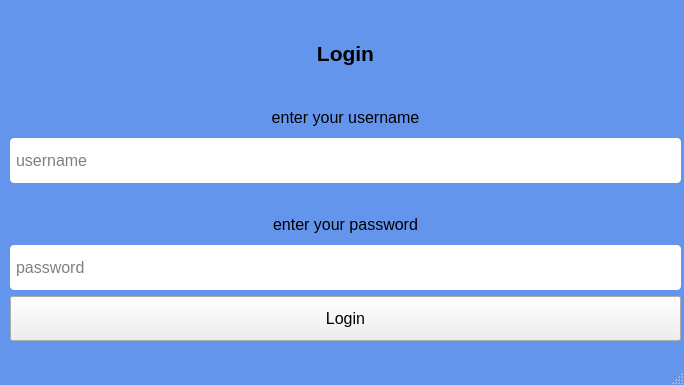
<?xml version="1.0" encoding="UTF-8"?>
<ui version="4.0">
 <class>Login_Window</class>
 <widget class="QMainWindow" name="Login_Window">
  <property name="geometry">
   <rect>
    <x>0</x>
    <y>0</y>
    <width>684</width>
    <height>385</height>
   </rect>
  </property>
  <property name="windowTitle">
   <string>MainWindow</string>
  </property>
  <property name="styleSheet">
   <string notr="true">#Login_Window{
	background-color: #6495ED;
}
QLineEdit{
	border-radius: 4px;
}</string>
  </property>
  <widget class="QWidget" name="centralwidget">
   <widget class="QWidget" name="layoutWidget">
    <property name="geometry">
     <rect>
      <x>10</x>
      <y>10</y>
      <width>671</width>
      <height>331</height>
     </rect>
    </property>
    <layout class="QVBoxLayout" name="verticalLayout_2">
     <item>
      <widget class="QLabel" name="login_label">
       <property name="minimumSize">
        <size>
         <width>0</width>
         <height>50</height>
        </size>
       </property>
       <property name="font">
        <font>
         <pointsize>16</pointsize>
         <weight>75</weight>
         <bold>true</bold>
        </font>
       </property>
       <property name="styleSheet">
        <string notr="true">#register_label{
	background: greyrgb(237, 242, 255)rgb(194, 194, 194);
	border-radius: 4px;
}</string>
       </property>
       <property name="text">
        <string>Login</string>
       </property>
       <property name="alignment">
        <set>Qt::AlignCenter</set>
       </property>
      </widget>
     </item>
     <item>
      <layout class="QVBoxLayout" name="Layout">
       <item>
        <widget class="QLabel" name="username_label">
         <property name="minimumSize">
          <size>
           <width>0</width>
           <height>30</height>
          </size>
         </property>
         <property name="font">
          <font>
           <pointsize>12</pointsize>
          </font>
         </property>
         <property name="text">
          <string>enter your username</string>
         </property>
         <property name="alignment">
          <set>Qt::AlignCenter</set>
         </property>
        </widget>
       </item>
       <item>
        <widget class="QLineEdit" name="username_login">
         <property name="minimumSize">
          <size>
           <width>0</width>
           <height>45</height>
          </size>
         </property>
         <property name="font">
          <font>
           <pointsize>12</pointsize>
           <weight>50</weight>
           <italic>false</italic>
           <bold>false</bold>
           <underline>false</underline>
           <strikeout>false</strikeout>
           <kerning>true</kerning>
          </font>
         </property>
         <property name="styleSheet">
          <string notr="true">QLineEdit{
padding-left : 4px;
}</string>
         </property>
         <property name="inputMask">
          <string/>
         </property>
         <property name="text">
          <string/>
         </property>
         <property name="dragEnabled">
          <bool>false</bool>
         </property>
         <property name="placeholderText">
          <string>username</string>
         </property>
        </widget>
       </item>
       <item>
        <widget class="QLabel" name="empty_label">
         <property name="text">
          <string/>
         </property>
        </widget>
       </item>
       <item>
        <widget class="QLabel" name="password_label">
         <property name="minimumSize">
          <size>
           <width>0</width>
           <height>30</height>
          </size>
         </property>
         <property name="font">
          <font>
           <pointsize>12</pointsize>
          </font>
         </property>
         <property name="text">
          <string>enter your password</string>
         </property>
         <property name="alignment">
          <set>Qt::AlignCenter</set>
         </property>
        </widget>
       </item>
       <item>
        <widget class="QLineEdit" name="password_login">
         <property name="minimumSize">
          <size>
           <width>0</width>
           <height>45</height>
          </size>
         </property>
         <property name="font">
          <font>
           <pointsize>12</pointsize>
           <weight>50</weight>
           <italic>false</italic>
           <bold>false</bold>
           <underline>false</underline>
           <strikeout>false</strikeout>
           <kerning>true</kerning>
          </font>
         </property>
         <property name="styleSheet">
          <string notr="true">QLineEdit{
padding-left : 4px;
}</string>
         </property>
         <property name="inputMask">
          <string/>
         </property>
         <property name="text">
          <string/>
         </property>
         <property name="dragEnabled">
          <bool>false</bool>
         </property>
         <property name="placeholderText">
          <string>password</string>
         </property>
        </widget>
       </item>
       <item>
        <widget class="QPushButton" name="login_button">
         <property name="minimumSize">
          <size>
           <width>0</width>
           <height>45</height>
          </size>
         </property>
         <property name="font">
          <font>
           <pointsize>12</pointsize>
          </font>
         </property>
         <property name="cursor">
          <cursorShape>PointingHandCursor</cursorShape>
         </property>
         <property name="text">
          <string>Login</string>
         </property>
        </widget>
       </item>
      </layout>
     </item>
    </layout>
   </widget>
  </widget>
  <widget class="QMenuBar" name="menubar">
   <property name="geometry">
    <rect>
     <x>0</x>
     <y>0</y>
     <width>684</width>
     <height>22</height>
    </rect>
   </property>
  </widget>
  <widget class="QStatusBar" name="statusbar"/>
 </widget>
 <resources/>
 <connections/>
</ui>
